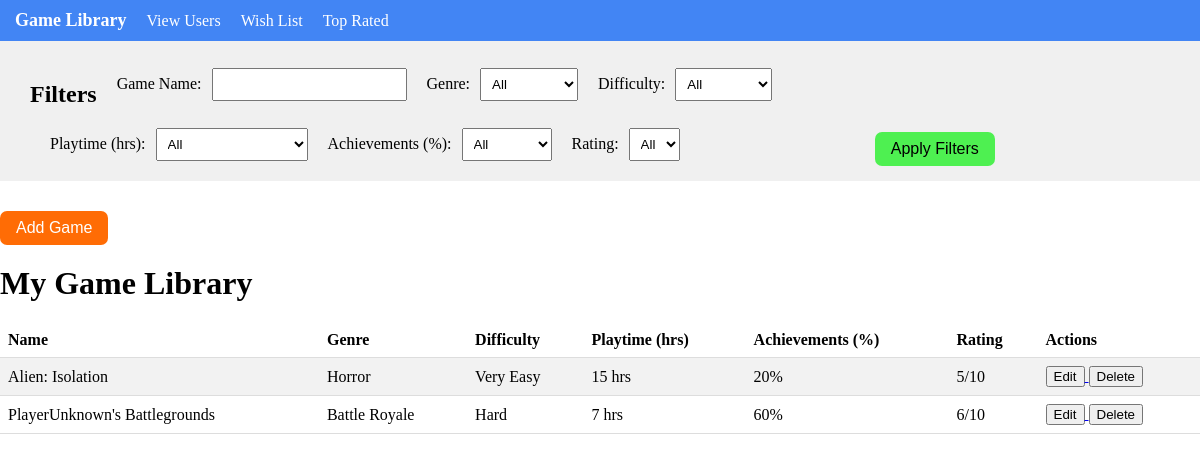
The page / on the database its author committed.
### tables this page shows
CREATE TABLE UserGame (
       UGID INTEGER PRIMARY KEY AUTOINCREMENT,
       UG_GameID INTEGER,
       Difficulty STRING,
       Playtime INTEGER,
       Achievements TEXT,
       Rating INTEGER,
       Date_Added DATE,
       FOREIGN KEY (UG_GameID) REFERENCES Game (GameID)
   );

CREATE TABLE Game (
       GameID INTEGER PRIMARY KEY AUTOINCREMENT,
       Game_Name TEXT,
       Game_Genre TEXT,  
       Game_Developer TEXT,
       Game_Release_Date TEXT,
       Game_Platform TEXT,
       Game_Price REAL
   );

### run.py (the view)
@app.route('/')
def home():
   conn = sqlite3.connect('CS4750Project.db')
   c = conn.cursor()
   c.execute("""
       SELECT
           UserGame.UGID,
           Game.Game_Name,
           Game.Game_Genre,
           UserGame.Difficulty,
           UserGame.Playtime,
           UserGame.Achievements,
           UserGame.Rating
       FROM UserGame
       JOIN Game ON UserGame.UG_GameID = Game.GameID
       ORDER BY UserGame.Date_Added DESC
   """)
   games = c.fetchall()
   conn.close()
   return render_template('landingPage.html', games=games)

### templates/landingPage.html (shortened to what this page needs)
<!DOCTYPE html>
<html>
<head>
</head>
<body>
    {% include 'navbar.html' %}
<div class="filters-container">
    <div class="left-filters">
        <h2>Filters</h2>
        <div class="filter-container">
            <label class="filter-label" for="name-filter">Game Name:</label>
            <input type="text" id="name-filter">
        </div>
        <div class="filter-container">
            <label class="filter-label" for="genre-filter">Genre:</label>
            <select id="genre-filter" class="filter-select">
                <option value="">All</option>
            </select>
        </div>
        <div class="filter-container">
            <label class="filter-label" for="difficulty-filter">Difficulty:</label>
            <select id="difficulty-filter" class="filter-select">
                <option value="">All</option>
            </select>
        </div>
    </div>
    <div class="right-filters">
        <div class="filter-container">
            <label class="filter-label" for="playtime-filter">Playtime (hrs):</label>
            <select id="playtime-filter" class="filter-select">
                <option value="">All</option>
            </select>
        </div>
        <div class="filter-container">
            <label class="filter-label" for="achievements-filter">Achievements (%):</label>
            <select id="achievements-filter" class="filter-select">
                <option value="">All</option>
            </select>
        </div>
        <div class="filter-container">
            <label class="filter-label" for="rating-filter">Rating:</label>
            <select id="rating-filter" class="filter-select">
                <option value="">All</option>
            </select>
        </div>
    </div>
    <input type="button" value="Apply Filters" onclick="applyFilters()" class="filter-button">
</div>
    <a href="{{ url_for('add_game') }}">
        <button class="new-game-button">Add Game</button>
    </a>
    <h1>My Game Library</h1>
    <table id="game-table">
        <tr>
            <th>Name</th>
            <th>Genre</th>
            <th>Difficulty</th>
            <th>Playtime (hrs)</th>
            <th>Achievements (%)</th>
            <th>Rating</th>
            <th>Actions</th>
        </tr>
        {% for game in games %}
        <tr>
            <td>{{ game[1] }}</td>
            <td>{{ game[2] }}</td>
            <td>{{ game[3] }}</td>
            <td>{{ game[4] }} hrs</td>
            <td>{{ game[5] }}%</td>
            <td>{{ game[6] }}/10</td>
            <td>
                <a href="{{ url_for('edit_game', game_id=game[0]) }}">
                    <button class="edit-button">Edit</button>
                </a>
                <a href="{{ url_for('confirm_delete', game_id=game[0]) }}">
                    <button class="confirm-delete-button">Delete</button>
                </a>
            </td>
        </tr>
        {% endfor %}
    </table>
</body>
</html>

### templates/navbar.html (shortened to what this page needs)
<nav>
    <ul>
        <li><a href="/"><span class="logo">Game Library</span></a></li>
        <li><a href="/get-users">View Users</a></li>
        <li><a href="/wishlist">Wish List</a></li>
        <li><a href="/top-rated-games">Top Rated</a></li>
    </ul>
</nav>

### templates/landingPage.html (style rules this page uses)
body { margin: 0; padding: 0; }
nav { background-color: #f0f0f0; padding: 10px; }
nav > * { display: flex; align-items: center; }
.filters-container { display: flex; flex-wrap: wrap; align-items: center; justify-content: space-between; padding: 10px; background-color: #f0f0f0; margin-bottom: 20px; }
.left-filters { display: flex; flex-wrap: wrap; align-items: center; margin-right: 15px; margin-left: 20px; }
.right-filters { display: flex; flex-wrap: wrap; align-items: center; margin-left: 20px; }
.filter-container { display: flex; align-items: center; margin-bottom: 10px; }
.filter-label { margin-right: 10px; margin-left: 20px; }
.filter-select, #name-filter { padding: 7px; }
.new-game-button { margin-top: 10px; padding: 8px 16px; background-color: rgba(255, 106, 0, 0.98); color: white; border: none; border-radius: 7px; font-size: 16px; cursor: pointer; text-decoration: none; display: inline-block; transition: background-color 0.3s; margin-left: auto; }
.filter-button { margin-top: 10px; padding: 8px 16px; background-color: rgb(78, 240, 81); color: black; border: none; border-radius: 7px; font-size: 16px; cursor: pointer; text-decoration: none; display: block; margin: 0 auto; transition: background-color 0.3s; }
table { width: 100%; border-collapse: collapse; margin-top: 20px; }
th, td { text-align: left; padding: 8px; border-bottom: 1px solid #ddd; }
tr:nth-child(even) { background-color: #f2f2f2; }
h1 { margin-top: 20px; }
h2 { margin-top: 30px; }

### templates/navbar.html (style rules this page uses)
nav { background-color: #4285F4; padding: 10px; display: flex; justify-content: space-between; align-items: center; }
nav ul { list-style-type: none; margin: 0; padding: 0; display: flex; align-items: center; }
nav ul li { margin-right: 10px; }
nav ul li a { text-decoration: none; color: #FFFFFF; padding: 5px; }
.logo { font-weight: bold; font-size: 18px; }

### rows shown on the page
UserGame: Game_Name "Alien: Isolation", Game_Genre "Horror", Difficulty "Very Easy", Playtime "15", Achievements "20", Rating "5"
UserGame: Game_Name "PlayerUnknown's Battlegrounds", Game_Genre "Battle Royale", Difficulty "Hard", Playtime "7", Achievements "60", Rating "6"
